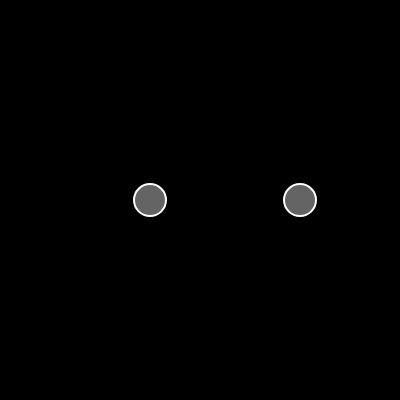
Frame 1 (no input)
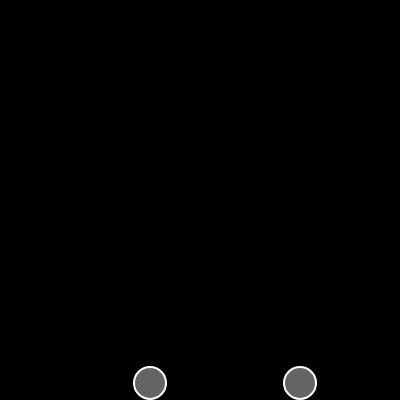
Frame 60 (no input)
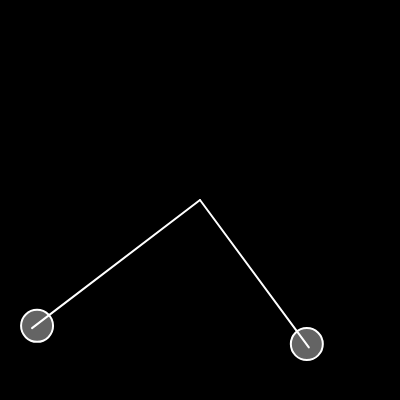
Frame 120 (the mouse pressed at the canvas centre since frame 60)

The p5.js sketch that drew these frames (run headless with seeded random() and noise() and a simulated clock; from frame 60 on, the mouse is pressed at the canvas centre):

// p5.js sketch
// ── sketch.js
// //******* walker ********/
function setup() {
  createCanvas(400, 400);
  background(0);
  walker = new Walker(150, 200);
  walker2 = new Walker(300, 200);

}

function draw() {
  background(0);

  
  let gravity = createVector(0 , 0.1);
  walker.apply_force(gravity);
  walker2.apply_force(gravity);

  if (mouseIsPressed) {    
      let wind = createVector(mouseX , mouseY);

      let w1 = p5.Vector.sub(wind , walker.pos).limit(0.2);
      let w2 = p5.Vector.sub(wind , walker2.pos).limit(0.2);

      // outwards force
      w1.mult(-1)
      w2.mult(-1)

      walker.apply_force(w1);
      walker2.apply_force(w2);

      // draw zigzag
      line(mouseX, mouseY, walker.pos.x, walker.pos.y)
      line(mouseX, mouseY, walker2.pos.x, walker2.pos.y)
    }
  
  walker.edges();
  walker.walk();
  // stop the forces from adding up
  walker.stop_force();
  walker.show();
 

  walker2.edges();
  walker2.walk();
  // stop the forces from adding up
  walker2.stop_force();
  walker2.show();

}

// ── walker.js

class Walker {
  constructor(x, y) {
    this.pos = createVector(x, y);
    this.vel = createVector(0,0);
    this.acc = createVector(0,0);
    this.vel.mult(random(3));
    this.r = 16;
  }

  apply_force(force) {
    this.acc.add(force);
  }

  stop_force() {
    this.acc.set(0,0); 
  }


  edges(){
      // this.r = 16
     if (this.pos.y >= (height - this.r)) {
       this.pos.y = height - this.r ;
       this.vel.y *= -1;
     } 
     if (this.pos.y <= (0 + this.r)) {
       this.pos.y = 0 + this.r ;
       this.vel.y *= -1;
     } 
     if (this.pos.x >= (width - this.r)) {
       this.pos.x = width - this.r ;
       this.vel.x *= -1;
     }

     if (this.pos.x <= (0 + this.r)) {
       this.pos.x = 0 + this.r ;
       this.vel.x *= -1;
     }
  }


  walk() {
    this.vel.add(this.acc);
    this.pos.add(this.vel);
  }

  show() {
    stroke(255);
    strokeWeight(2);
    fill(255, 100);
    ellipse(this.pos.x, this.pos.y, this.r*2);
  }
}
